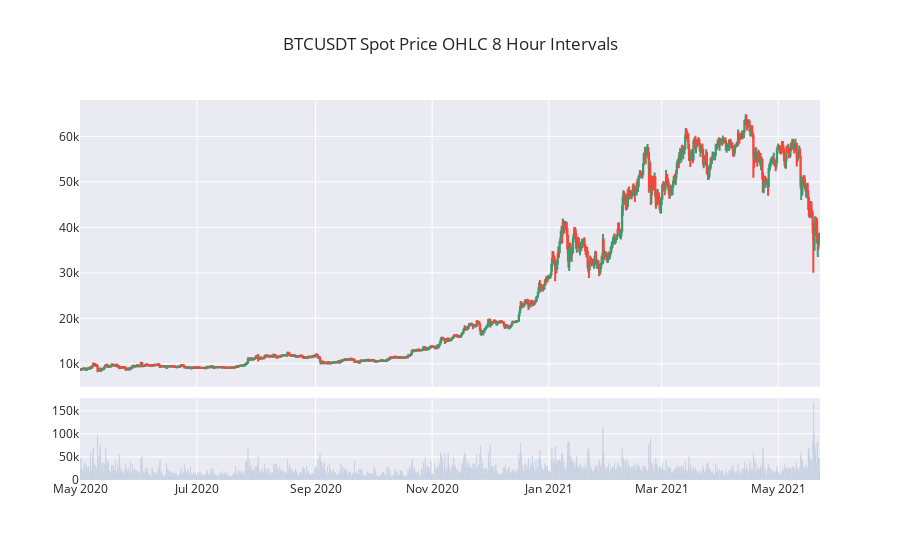

Notebook source saved alongside this figure:
### Markdown cell above
These are the same prices as above.

### Code cell
df_spot = utils.get_klines(symbol="BTCUSDT", start_time="2020-05-01", interval="8h")
fig = utils.make_price_volume_chart(df_spot, title="BTCUSDT Spot Price OHLC 8 Hour Intervals")
fig.show()

### Figure 1 — Plotly figure (JSON) as saved in the notebook; plotly's stock layout.template omitted (floating-point values rounded to 4 significant figures; data arrays with more than 128 entries replaced by an {"elided": "..."} marker saying what was removed)
{"data": [{"close": {"elided": "1161 float values"}, "high": {"elided": "1161 float values"}, "low": {"elided": "1161 float values"}, "open": {"elided": "1161 float values"}, "type": "candlestick", "x": {"elided": "1161 str values"}, "xaxis": "x", "yaxis": "y"}, {"marker": {"color": "#4C78A8"}, "type": "bar", "x": {"elided": "1161 str values"}, "xaxis": "x2", "y": {"elided": "1161 float values"}, "yaxis": "y2"}], "layout": {"showlegend": false, "title": {"text": "BTCUSDT Spot Price OHLC 8 Hour Intervals"}, "xaxis": {"anchor": "y", "domain": [0, 1], "matches": "x2", "rangeslider": {"visible": false}, "showticklabels": false}, "xaxis2": {"anchor": "y2", "domain": [0, 1]}, "yaxis": {"anchor": "x", "domain": [0.2456, 1]}, "yaxis2": {"anchor": "x2", "domain": [0, 0.2156]}}}
